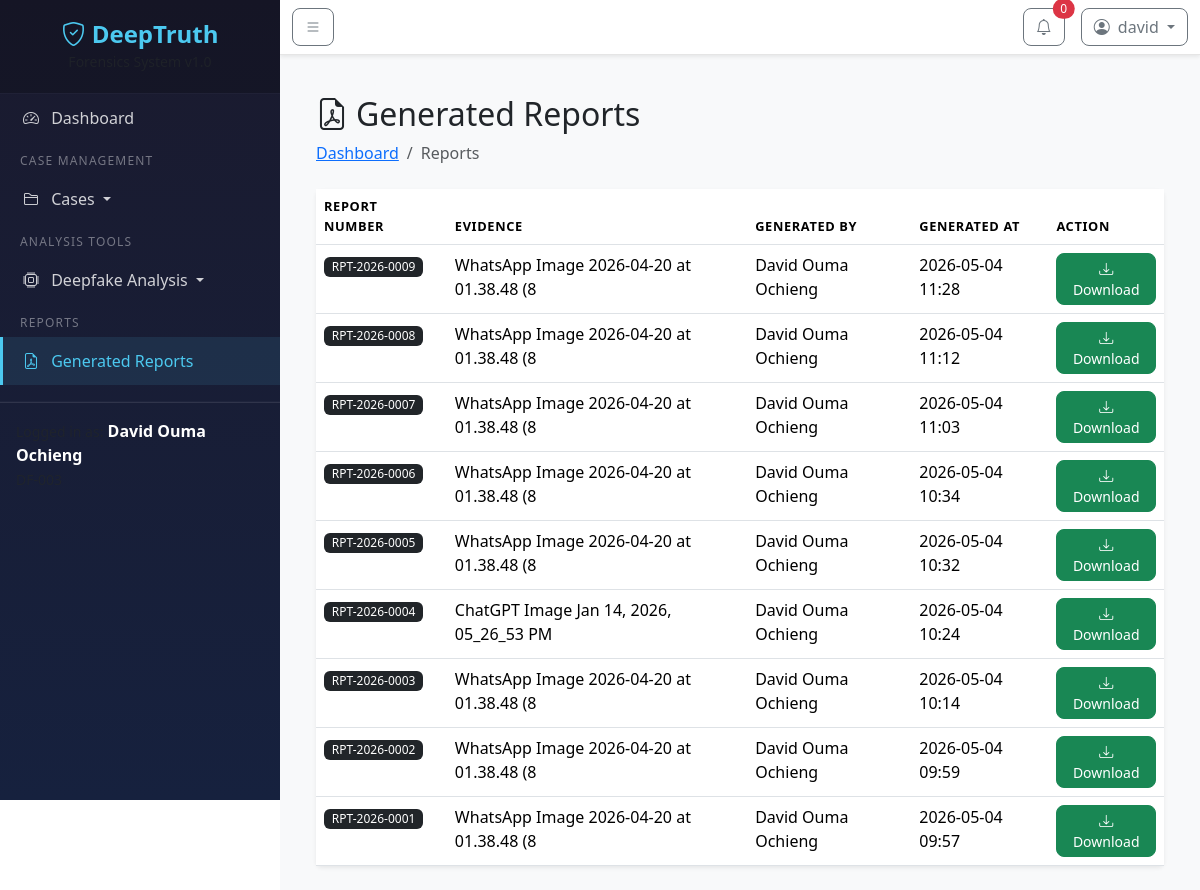
Page /reports/ (signed in) on the earlier database version.
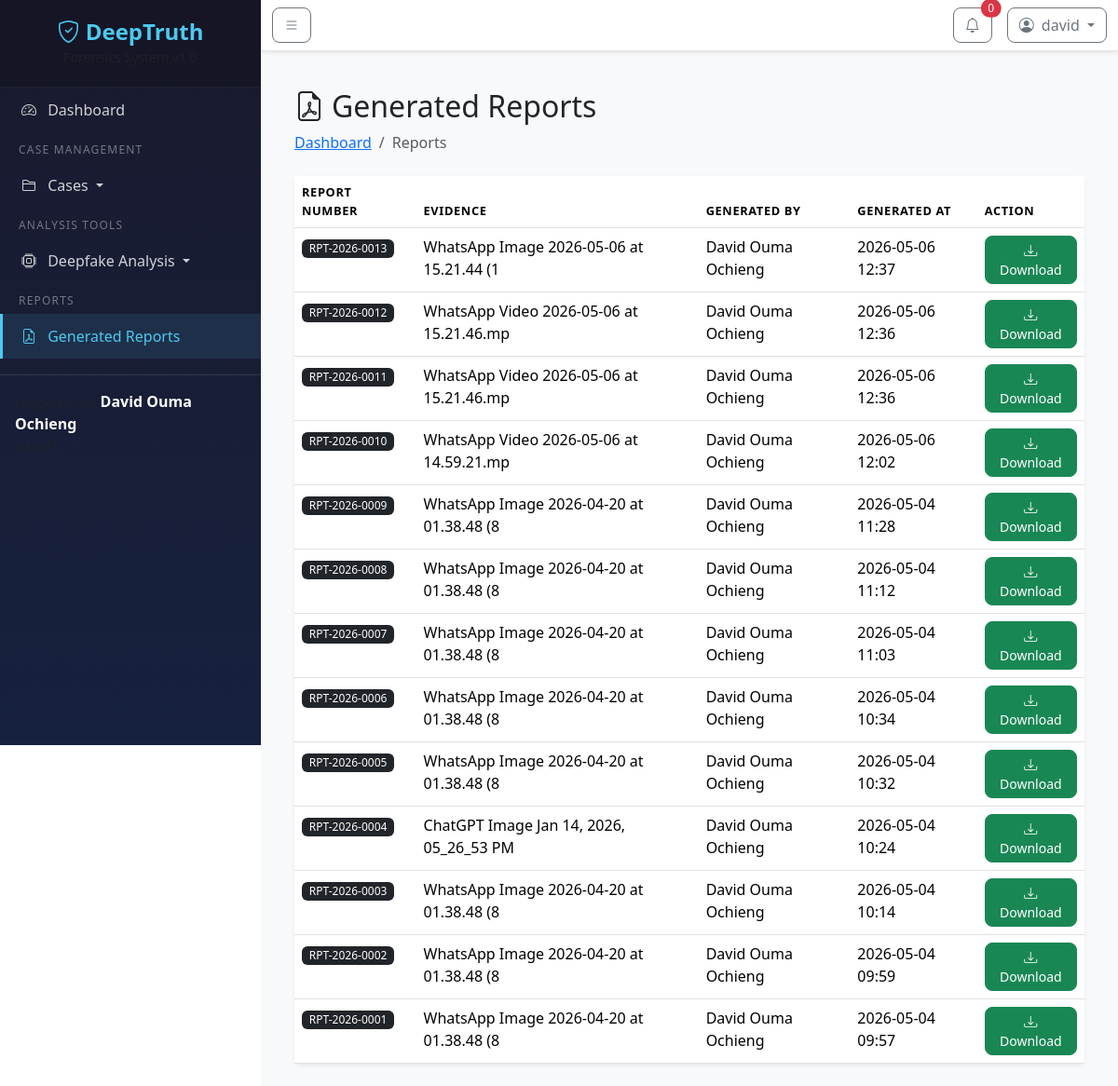
Same page on the later database version.
### models/user.py (models this page shows, shortened)
class User(UserMixin, db.Model):
    __tablename__ = 'users'
    id = db.Column(db.Integer, primary_key=True)
    email = db.Column(db.String(120), unique=True, nullable=False, index=True)
    username = db.Column(db.String(80), unique=True, nullable=False, index=True)
    password_hash = db.Column(db.String(256), nullable=False)
    full_name = db.Column(db.String(150), nullable=False)
    badge_number = db.Column(db.String(50), unique=True)
    role = db.Column(db.String(20), default='examiner')  # admin, examiner
    is_active = db.Column(db.Boolean, default=True)
    created_at = db.Column(db.DateTime, default=datetime.utcnow)
    last_login = db.Column(db.DateTime)
    last_logout = db.Column(db.DateTime)
    total_time_spent = db.Column(db.Integer, default=0)  # in seconds
    cases = db.relationship('Case', backref='investigator', lazy='dynamic')
    evidence_uploads = db.relationship('EvidenceFile', backref='uploader', lazy='dynamic',
                                       foreign_keys='EvidenceFile.uploaded_by')
    custody_actions = db.relationship('ChainOfCustody', backref='performer', lazy='dynamic',
                                      foreign_keys='ChainOfCustody.performed_by')
    generated_reports = db.relationship('PDFReport', backref='generator', lazy='dynamic',
                                        foreign_keys='PDFReport.generated_by')
    audit_logs = db.relationship('AuditLog', backref='user', lazy='dynamic')

### models/pdf_report.py (models this page shows, shortened)
class PDFReport(db.Model):
    __tablename__ = 'pdf_reports'
    id = db.Column(db.Integer, primary_key=True)
    evidence_id = db.Column(db.Integer, db.ForeignKey('evidence_files.id'), nullable=False)
    report_number = db.Column(db.String(30), unique=True, nullable=False)
    file_path = db.Column(db.String(500), nullable=False)
    generated_by = db.Column(db.Integer, db.ForeignKey('users.id'), nullable=False)
    generated_at = db.Column(db.DateTime, default=datetime.utcnow)

### models/evidence.py (models this page shows, shortened)
class EvidenceFile(db.Model):
    __tablename__ = 'evidence_files'
    id = db.Column(db.Integer, primary_key=True)
    case_id = db.Column(db.Integer, db.ForeignKey('cases.id'), nullable=False)
    evidence_number = db.Column(db.String(30), unique=True, nullable=False)
    original_filename = db.Column(db.String(255), nullable=False)
    stored_filename = db.Column(db.String(255), nullable=False)
    file_path = db.Column(db.String(500), nullable=False)
    file_size = db.Column(db.BigInteger)
    mime_type = db.Column(db.String(50))
    media_type = db.Column(db.String(10), default='video')  # 'video' or 'image'
    duration = db.Column(db.Float)
    resolution_width = db.Column(db.Integer)
    resolution_height = db.Column(db.Integer)
    frame_rate = db.Column(db.Float)
    video_codec = db.Column(db.String(50))
    audio_codec = db.Column(db.String(50))
    sha256_hash = db.Column(db.String(64), nullable=False)
    md5_hash = db.Column(db.String(32))
    hash_timestamp = db.Column(db.DateTime, default=datetime.utcnow)
    metadata_json = db.Column(db.JSON)
    status = db.Column(db.String(20), default='pending')
    upload_timestamp = db.Column(db.DateTime, default=datetime.utcnow)
    uploaded_by = db.Column(db.Integer, db.ForeignKey('users.id'), nullable=False)
    custody_entries = db.relationship('ChainOfCustody', backref='evidence', lazy='dynamic')
    pdf_reports = db.relationship('PDFReport', backref='evidence', lazy='dynamic')

### routes/reports.py (the view)
@reports_bp.route('/')
@login_required
def list_reports():
    reports = PDFReport.query.order_by(PDFReport.generated_at.desc()).all()
    return render_template('reports/list.html', reports=reports)

### routes/auth.py (called while the page is built)
@auth_bp.before_app_request
def track_user_activity():
    if current_user.is_authenticated:
        current_user.last_activity = datetime.utcnow()
        db.session.commit()

### templates/reports/list.html (shortened to what this page needs)
{% extends "base.html" %}
{% block content %}
<div class="container-fluid">
    <h2><i class="bi bi-file-earmark-pdf me-2"></i>Generated Reports</h2>
    <nav aria-label="breadcrumb" class="mb-4">
        <ol class="breadcrumb">
            <li class="breadcrumb-item"><a href="{{ url_for('dashboard.index') }}">Dashboard</a></li>
            <li class="breadcrumb-item active">Reports</li>
        </ol>
    </nav>
    <div class="card border-0 shadow-sm">
        <div class="card-body p-0">
            {% if reports %}
            <div class="table-responsive">
                <table class="table table-hover mb-0">
                    <thead>
                        <tr>
                            <th>Report Number</th>
                            <th>Evidence</th>
                            <th>Generated By</th>
                            <th>Generated At</th>
                            <th>Action</th>
                        </tr>
                    </thead>
                    <tbody>
                        {% for report in reports %}
                        <tr>
                            <td><span class="badge bg-dark">{{ report.report_number }}</span></td>
                            <td>{{ report.evidence.original_filename[:40] if report.evidence else 'N/A' }}</td>
                            <td>{{ report.generator.full_name if report.generator else 'SYSTEM' }}</td>
                            <td>{{ report.generated_at.strftime('%Y-%m-%d %H:%M') }}</td>
                            <td>
                                <a href="{{ url_for('reports.download_report', report_id=report.id) }}"
                                   class="btn btn-sm btn-success">
                                    <i class="bi bi-download"></i> Download
                                </a>
                            </td>
                        </tr>
                        {% endfor %}
                    </tbody>
                </table>
            </div>
            {% endif %}
        </div>
    </div>
</div>
{% endblock %}

### templates/base.html (shortened to what this page needs)
<!DOCTYPE html>
<html lang="en">
<head>
    <link href="https://cdn.jsdelivr.net/npm/bootstrap@5.3.2/dist/css/bootstrap.min.css" rel="stylesheet">
    <link href="https://cdn.jsdelivr.net/npm/bootstrap-icons@1.11.1/font/bootstrap-icons.css" rel="stylesheet">
    <link href="{{ url_for('static', filename='css/style.css') }}" rel="stylesheet">
</head>
<body>
    <div class="wrapper">
        <nav id="sidebar" class="sidebar">
            <div class="sidebar-header text-center">
                <h4 class="mb-0">
                    <i class="bi bi-shield-check"></i> DeepTruth
                </h4>
                <small class="text-muted">Forensics System v1.0</small>
            </div>
            <hr class="sidebar-divider">
            <ul class="list-unstyled components">
    <li class="{% if request.endpoint == 'dashboard.index' or request.endpoint == 'dashboard.admin_dashboard' %}active{% endif %}">
        <a href="{{ url_for('dashboard.index') }}">
            <i class="bi bi-speedometer2 me-2"></i> Dashboard
        </a>
    </li>
    <li class="sidebar-heading"><span>Case Management</span></li>
    <li class="{% if 'cases' in request.endpoint %}active{% endif %}">
        <a href="#casesSubmenu" data-bs-toggle="collapse" aria-expanded="{% if 'cases' in request.endpoint %}true{% else %}false{% endif %}" class="dropdown-toggle">
            <i class="bi bi-folder2 me-2"></i> Cases
        </a>
    </li>
    {% if current_user.role != 'admin' %}
    <li class="sidebar-heading"><span>Analysis Tools</span></li>
    <li class="{% if 'analysis' in request.endpoint %}active{% endif %}">
        <a href="#analysisSubmenu" data-bs-toggle="collapse" aria-expanded="{% if 'analysis' in request.endpoint %}true{% else %}false{% endif %}" class="dropdown-toggle">
            <i class="bi bi-cpu me-2"></i> Deepfake Analysis
        </a>
    </li>
    {% endif %}
    <li class="sidebar-heading"><span>Reports</span></li>
    <li class="{% if 'reports' in request.endpoint %}active{% endif %}">
        <a href="{{ url_for('reports.list_reports') }}">
            <i class="bi bi-file-earmark-pdf me-2"></i> Generated Reports
        </a>
    </li>
</ul>
            <hr class="sidebar-divider">
            <div class="sidebar-footer p-3">
                <div class="user-info">
                    <small class="text-muted">Logged in as:</small>
                    <strong>{{ current_user.full_name }}</strong>
                    <br>
                    <small class="text-muted">{{ current_user.badge_number or 'No Badge' }}</small>
                </div>
            </div>
        </nav>
        <div id="content">
            <nav class="navbar navbar-expand-lg navbar-light bg-white shadow-sm">
                <div class="container-fluid">
                    <button type="button" id="sidebarCollapse" class="btn btn-outline-secondary">
                        <i class="bi bi-list"></i>
                    </button>
                    <div class="ms-auto d-flex align-items-center">
                        <div class="dropdown me-3">
                            <button class="btn btn-outline-secondary position-relative" type="button" data-bs-toggle="dropdown">
                                <i class="bi bi-bell"></i>
                                <span class="position-absolute top-0 start-100 translate-middle badge rounded-pill bg-danger">
                                    0
                                </span>
                            </button>
                        </div>
                        <div class="dropdown">
                            <button class="btn btn-outline-secondary dropdown-toggle" type="button" data-bs-toggle="dropdown">
                                <i class="bi bi-person-circle me-1"></i> {{ current_user.username }}
                            </button>
                        </div>
                    </div>
                </div>
            </nav>
            <div class="container-fluid p-4">
                {% block content %}{% endblock %}
            </div>
        </div>
    </div>
</body>
</html>

### static/css/style.css (style rules this page uses)
.wrapper { display: flex; width: 100%; min-height: 100vh; }
.sidebar { min-width: 280px; max-width: 280px; background: linear-gradient(180deg, #1a1a2e 0%, #16213e 100%); color: #fff; transition: all 0.3s; position: fixed; top: 0; left: 0; height: 100vh; z-index: 999; overflow-y: auto; }
.sidebar-header { padding: 20px; background: rgba(0, 0, 0, 0.2); }
.sidebar-header h4 { color: #4cc9f0; font-weight: 700; }
.sidebar-divider { border-color: rgba(255, 255, 255, 0.1); margin: 0; }
.sidebar-heading { padding: 10px 20px 5px; font-size: 0.75rem; text-transform: uppercase; letter-spacing: 0.1em; color: rgba(255, 255, 255, 0.4); }
.sidebar ul.components { padding: 0; }
.sidebar ul li a { padding: 12px 20px; display: block; color: rgba(255, 255, 255, 0.8); text-decoration: none; transition: all 0.3s; border-left: 3px solid transparent; }
.sidebar ul li.active a { background: rgba(76, 201, 240, 0.1); color: #4cc9f0; border-left-color: #4cc9f0; }
.sidebar-footer { margin-top: auto; border-top: 1px solid rgba(255, 255, 255, 0.1); }
#content { width: calc(100% - 280px); margin-left: 280px; transition: all 0.3s; min-height: 100vh; background-color: #f8f9fa; }
.navbar { border-bottom: 1px solid rgba(0, 0, 0, 0.1); }
.table th { font-weight: 600; text-transform: uppercase; font-size: 0.8rem; letter-spacing: 0.05em; }
.badge { font-weight: 500; }
.btn { border-radius: 8px; font-weight: 500; }

Differences in the rows shown:
added PDFReport: report_number "RPT-2026-0013", evidence "WhatsApp Image 2026-05-06 at 15.21.44 (1", generator "David Ouma Ochieng", generated_at "2026-05-06 12:37"
added PDFReport: report_number "RPT-2026-0012", evidence "WhatsApp Video 2026-05-06 at 15.21.46.mp", generator "David Ouma Ochieng", generated_at "2026-05-06 12:36"
added PDFReport: report_number "RPT-2026-0011", evidence "WhatsApp Video 2026-05-06 at 15.21.46.mp", generator "David Ouma Ochieng", generated_at "2026-05-06 12:36"
added PDFReport: report_number "RPT-2026-0010", evidence "WhatsApp Video 2026-05-06 at 14.59.21.mp", generator "David Ouma Ochieng", generated_at "2026-05-06 12:02"
